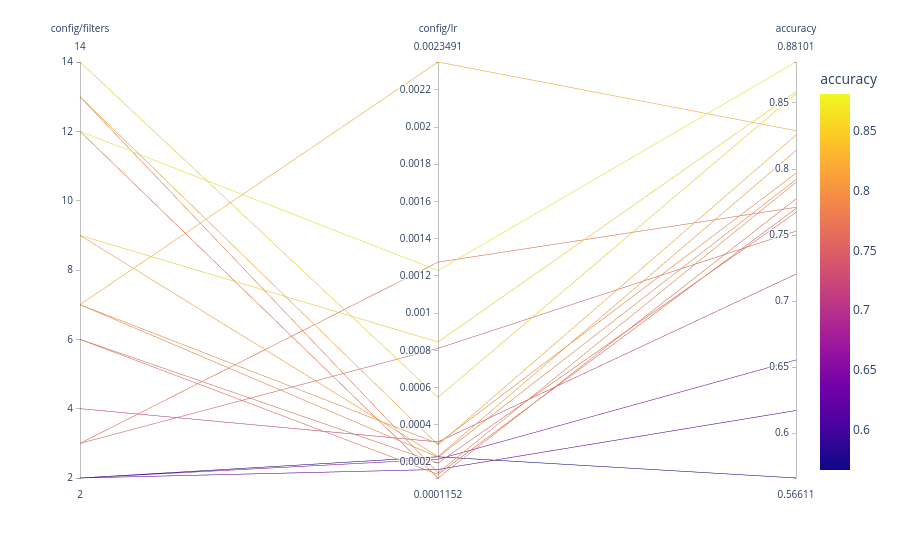

The code cell stored with this chart in its notebook:
### Code cell
columns = ["config/filters", "config/lr", "accuracy"]
visualize.parallel_plot(analysis, columns)

### Figure 1 — Plotly figure (JSON) as saved in the notebook; plotly's stock layout.template omitted (floating-point values rounded to 4 significant figures)
{"data": [{"dimensions": [{"label": "config/filters", "values": [4, 14, 6, 12, 12, 7, 2, 13, 3, 13, 9, 7, 6, 2, 3, 7, 2, 9]}, {"label": "config/lr", "values": [0.000309, 0.0005484, 0.0001951, 0.0001152, 0.001229, 0.000227, 0.0001611, 0.0001429, 0.001274, 0.0002931, 0.0008458, 0.002349, 0.0001344, 0.000216, 0.0008113, 0.0003006, 0.000229, 0.0002308]}, {"label": "accuracy", "values": [0.7205, 0.857, 0.7671, 0.7773, 0.881, 0.792, 0.6172, 0.79, 0.771, 0.8257, 0.8586, 0.829, 0.7701, 0.6554, 0.753, 0.7968, 0.5661, 0.814]}], "domain": {"x": [0, 1], "y": [0, 1]}, "line": {"color": [0.7205, 0.857, 0.7671, 0.7773, 0.881, 0.792, 0.6172, 0.79, 0.771, 0.8257, 0.8586, 0.829, 0.7701, 0.6554, 0.753, 0.7968, 0.5661, 0.814], "coloraxis": "coloraxis"}, "name": "", "type": "parcoords"}], "layout": {"coloraxis": {"colorbar": {"title": {"text": "accuracy"}}, "colorscale": [[0, "#0d0887"], [0.1111, "#46039f"], [0.2222, "#7201a8"], [0.3333, "#9c179e"], [0.4444, "#bd3786"], [0.5556, "#d8576b"], [0.6667, "#ed7953"], [0.7778, "#fb9f3a"], [0.8889, "#fdca26"], [1, "#f0f921"]]}, "legend": {"tracegroupgap": 0}, "margin": {"t": 60}}}
